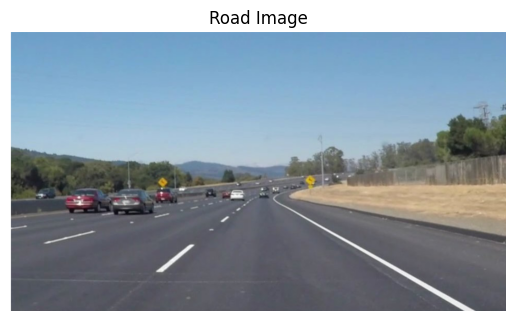
#> input picture original road.png, 515 x 321 px, given in place of image.png, which was not available
$ jupyter execute Untitled4.ipynb
#> lines starting #> are read from the running program, lines starting #| are printed output that depends on the picture; after the words box and inside, x2 and y2 are one past the last pixel; in counts of white or black regions, pixels touching at a corner belong together; pictures that were not available may be replaced by others from this repository, and a replacement may not be noted
[cell 1]
from google.colab import files
uploaded = files.upload()
#> the answer given: original road.png

[cell 2]
import cv2
import matplotlib.pyplot as plt

# Read the uploaded image (make sure the name matches exactly)
image = cv2.imread('image.png')
#> image is the input picture: shape (321, 515, 3); mean B, G, R 164.9, 153.5, 140.1
if image is None:
    print("❌ Image not found. Check file name.")
else:
    image = cv2.cvtColor(image, cv2.COLOR_BGR2RGB)
    plt.imshow(image)
    plt.axis('off')
    plt.title("Road Image")
    plt.show()

[cell 3]
import cv2
import numpy as np
import matplotlib.pyplot as plt
def region_of_interest(image):
    height = image.shape[0]
    polygons = np.array([
        [(100, height), (image.shape[1]-100, height), (image.shape[1]//2, height//2)]
    ])
    mask = np.zeros_like(image)
    cv2.fillPoly(mask, polygons, 255)
    masked_image = cv2.bitwise_and(image, mask)
    return masked_image
def draw_lines(image, lines):
    line_image = np.zeros_like(image)
    if lines is not None:
        for line in lines:
            x1, y1, x2, y2 = line[0]
            cv2.line(line_image, (x1, y1), (x2, y2), (0, 255, 0), 5)
    return line_image
image = cv2.imread('image.png')
gray = cv2.cvtColor(image, cv2.COLOR_BGR2GRAY)
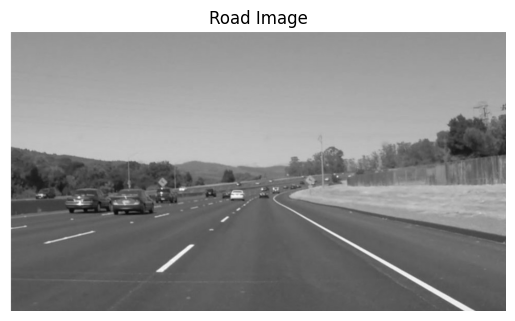
#> gray: shape (321, 515); min 0, max 255, mean 150.8
blur = cv2.GaussianBlur(gray, (5, 5), 0)
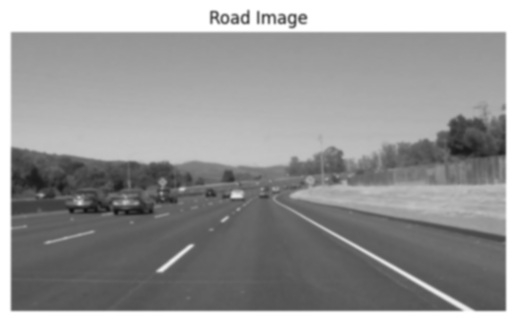
#> blur: shape (321, 515); min 19, max 255, mean 150.8
edges = cv2.Canny(blur, 50, 150)
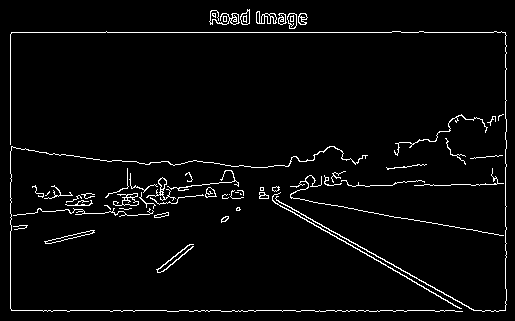
#> edges: shape (321, 515); 3.4% white in thin lines or dots

# Focus on region of interest
roi = region_of_interest(edges)
#> in region_of_interest, `cv2.fillPoly(mask, polygons, 255)`:
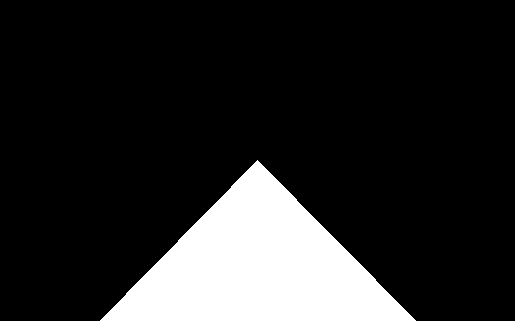
#> mask: shape (321, 515); 15.4% white; 1 white region, box (x1, y1, x2, y2) and area: (100, 160, 416, 321) 25518
#> in region_of_interest, `masked_image = cv2.bitwise_and(image, mask)`:
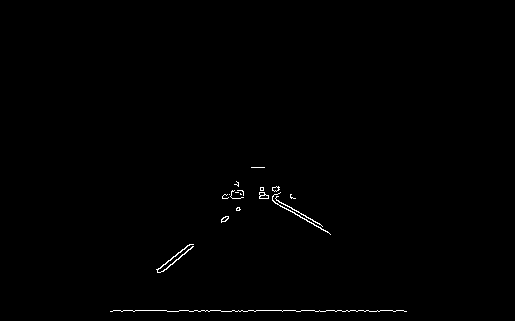
#> masked_image: shape (321, 515); 0.48% white in thin lines or dots, all inside (x1, y1, x2, y2) = (110, 167, 407, 312)

# Detect lines using Hough Transform
lines = cv2.HoughLinesP(roi, 1, np.pi / 180, threshold=50, minLineLength=50, maxLineGap=150)
#> lines = [[113, 310, 403, 310], [110, 311, 406, 311], [236, 181, 329, 233], [157, 269, 263, 187], [262, 192, 321, 225]]

# Draw lines on the original image
line_image = draw_lines(image, lines)
#> the loop in draw_lines, `for line in lines:` made 5 passes
#> after the loop in draw_lines, `for line in lines:`:
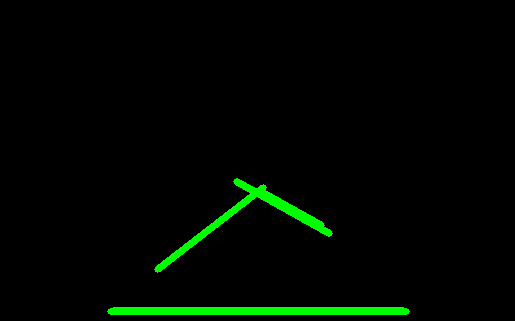
#> line_image: shape (321, 515, 3); mean of channels 0, 1, 2 0, 6.6, 0; drawn as B, G, R
combo = cv2.addWeighted(image, 0.8, line_image, 1, 1)
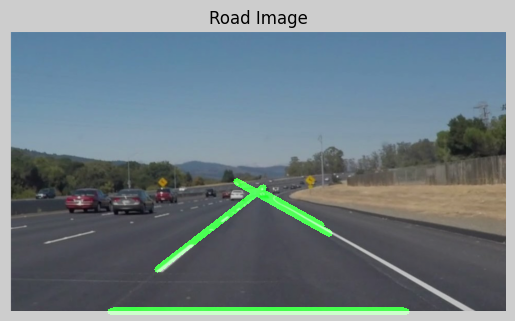
#> combo: shape (321, 515, 3); mean B, G, R 132.9, 127.3, 113.1

# Show the result
combo = cv2.cvtColor(combo, cv2.COLOR_BGR2RGB)
plt.imshow(combo)
plt.axis('off')
plt.title("Detected Lane Lines")
plt.show()
